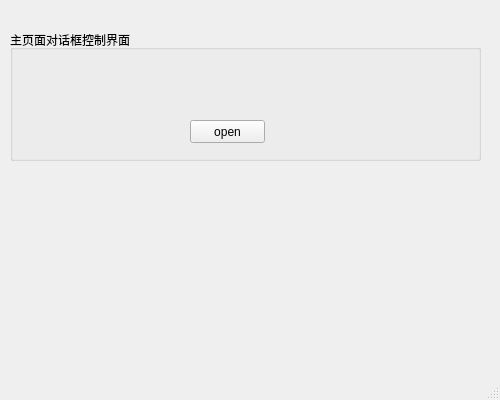
<?xml version="1.0" encoding="UTF-8"?>
<ui version="4.0">
 <class>mainWindow</class>
 <widget class="QMainWindow" name="mainWindow">
  <property name="geometry">
   <rect>
    <x>0</x>
    <y>0</y>
    <width>500</width>
    <height>400</height>
   </rect>
  </property>
  <property name="windowTitle">
   <string>mainWindows(请关注头条号：小5嵌入式)</string>
  </property>
  <widget class="QWidget" name="centralwidget">
   <widget class="QGroupBox" name="groupBox">
    <property name="geometry">
     <rect>
      <x>10</x>
      <y>30</y>
      <width>471</width>
      <height>131</height>
     </rect>
    </property>
    <property name="title">
     <string>主页面对话框控制界面</string>
    </property>
    <widget class="QPushButton" name="pushButton">
     <property name="geometry">
      <rect>
       <x>180</x>
       <y>90</y>
       <width>75</width>
       <height>23</height>
      </rect>
     </property>
     <property name="text">
      <string>open</string>
     </property>
    </widget>
    <widget class="QLabel" name="label">
     <property name="geometry">
      <rect>
       <x>170</x>
       <y>40</y>
       <width>221</width>
       <height>21</height>
      </rect>
     </property>
     <property name="text">
      <string>&lt;html&gt;&lt;head/&gt;&lt;body&gt;&lt;p&gt;&lt;br/&gt;&lt;/p&gt;&lt;/body&gt;&lt;/html&gt;</string>
     </property>
    </widget>
   </widget>
  </widget>
  <widget class="QMenuBar" name="menubar">
   <property name="geometry">
    <rect>
     <x>0</x>
     <y>0</y>
     <width>500</width>
     <height>23</height>
    </rect>
   </property>
  </widget>
  <widget class="QStatusBar" name="statusbar"/>
 </widget>
 <resources/>
 <connections/>
</ui>
